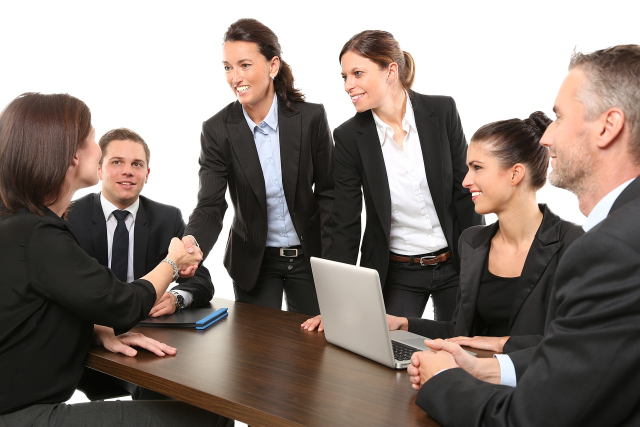
#> input picture openCV/23.사진에_얼굴만_찾아_모자이크처리/샘플사진.jpg, 1280 x 853 px (shown at 1/2 size)
$ python main23-01.py
#> lines starting #> are read from the running program, lines starting #| are printed output that depends on the picture; after the words box and inside, x2 and y2 are one past the last pixel; in counts of white or black regions, pixels touching at a corner belong together
"""
OpenCV로 얼굴 사진 찾는 코드 만들기
"""

import numpy as no
import cv2
import os

os.chdir(os.path.dirname(os.path.abspath(__file__)))

# 얼굴과 눈을 찾기 위한 OpenCV 알고리즘이 적용된 파일을 불러온다.
face_cascade = cv2.CascadeClassifier(cv2.data.haarcascades + 'haarcascade_frontalface_default.xml')
eye_cascade = cv2.CascadeClassifier(cv2.data.haarcascades + 'haarcascade_eye.xml')

# OpenCV에서 한글경로의 파일을 읽지 못해 numpy로 파일을 읽어온다.
ff = no.fromfile('샘플사진.jpg', no.uint8)

# imdecode를 하여 numpy의 이미지 파일을 OpenCV 이미지로 불러온다.
img = cv2.imdecode(ff, cv2.IMREAD_UNCHANGED)
#> img is the input picture: shape (853, 1280, 3); mean B, G, R 118.4, 124.7, 135.6

# 이미지의 크기를 조절한다.
# fx, fy의 비율로 조절이 가능, 코드에서는 원래 비율을 사용
img = cv2.resize(img, dsize=(0, 0), fx=1.0, fy=1.0, interpolation=cv2.INTER_LINEAR)

# 이미지에서 얼굴을 찾기 위해 회색조 처리
gray = cv2.cvtColor(img, cv2.COLOR_BGR2GRAY)
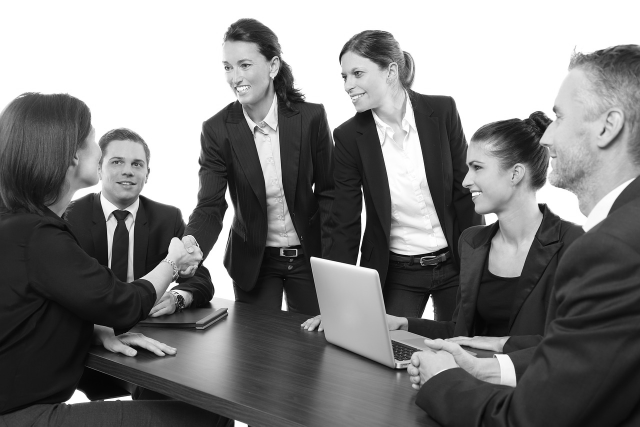
#> gray: shape (853, 1280) (shown at 1/2 size); min 0, max 255, mean 127.3

# 여러 개의 얼굴을 찾는다.
# 1.2는 ScaleFactor, 5는 minNeighbor을 나타낸다.
# ScaleFactor는 감도, minNeighbor은 최소 이격 거리
faces = face_cascade.detectMultiScale(gray, 1.2,5)
#> faces = [[662, 117, 88, 88], [423, 92, 104, 104], [200, 283, 107, 107]]

# 얼굴을 찾아 파란색으로 네모 표시를 한다.
for (x,y,w,h) in faces:
    cv2.rectangle(img, (x,y), (x+w, y+h), (255,0,0),2)

    roi_gray = gray[y:y+h, x:x+w]
    roi_color = img[y:y+h, x:x+w]
    eyes = eye_cascade.detectMultiScale(roi_gray)

    # 눈을 찾아 녹색 네모 표시를 한다.
    for (ex, ey, ew, eh) in eyes:
        cv2.rectangle(roi_color, (ex,ey), (ex+ew, ey+eh),(0,255,0),2)
#> this loop made 3 passes
#> (x, y, w, h, eyes) on passes 1 to 3: (662, 117, 88, 88, [[37, 17, 28, 28]]), (423, 92, 104, 104, [[54, 28, 24, 24], [22, 33, 23, 23]]), (200, 283, 107, 107, [[19, 27, 29, 29], [60, 33, 26, 26]])
#> pass 1, `roi_gray = gray[y:y+h, x:x+w]`:
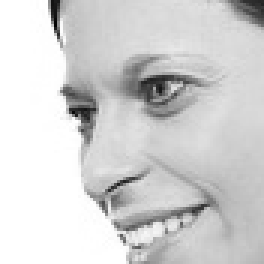
#> roi_gray: shape (88, 88) (shown 3 times larger); min 2, max 255, mean 210.7
#> pass 1, `roi_color = img[y:y+h, x:x+w]`:
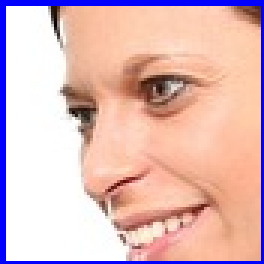
#> roi_color: shape (88, 88, 3) (shown 3 times larger); mean B, G, R 187.7, 187.1, 223.6
#> pass 2, `roi_color = img[y:y+h, x:x+w]`:
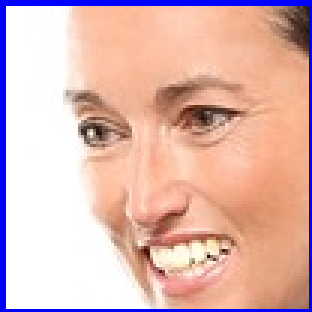
#> roi_color: shape (104, 104, 3) (shown 3 times larger); mean B, G, R 180.1, 184.1, 223
#> after the loop:
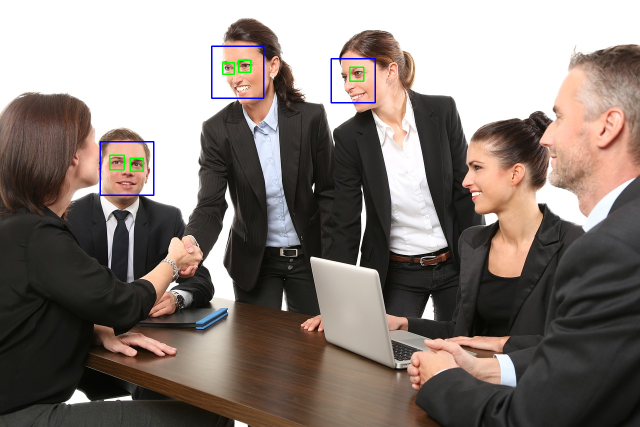
#> img: shape (853, 1280, 3) (shown at 1/2 size); 0.47% of pixels changed, all inside (x1, y1, x2, y2) = (199, 91, 752, 392)
#> after the loop:
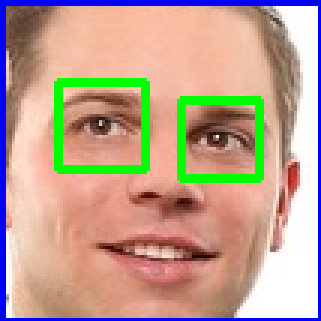
#> roi_color: shape (107, 107, 3) (shown 3 times larger); mean B, G, R 145.3, 162.3, 190.3
#> after the loop:
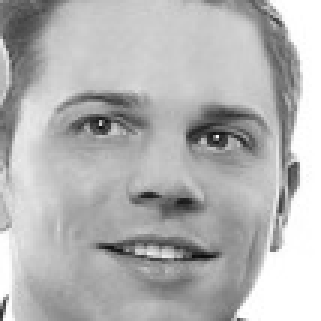
#> roi_gray: shape (107, 107) (shown 3 times larger); min 12, max 255, mean 179.6

cv2.imshow('face find', img)
cv2.waitKey(0)
cv2.destroyAllWindows()
